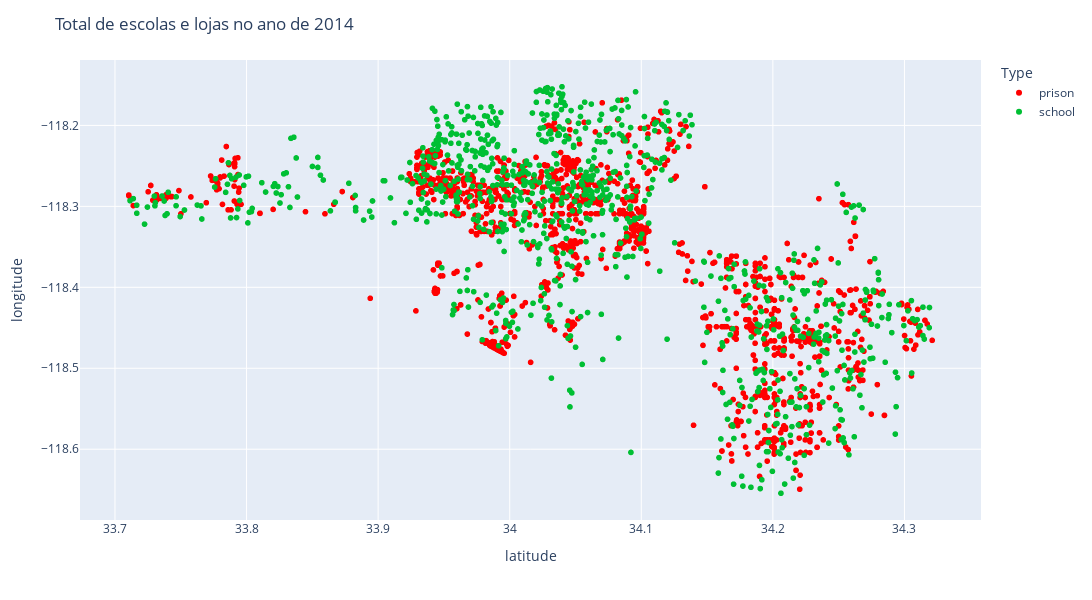
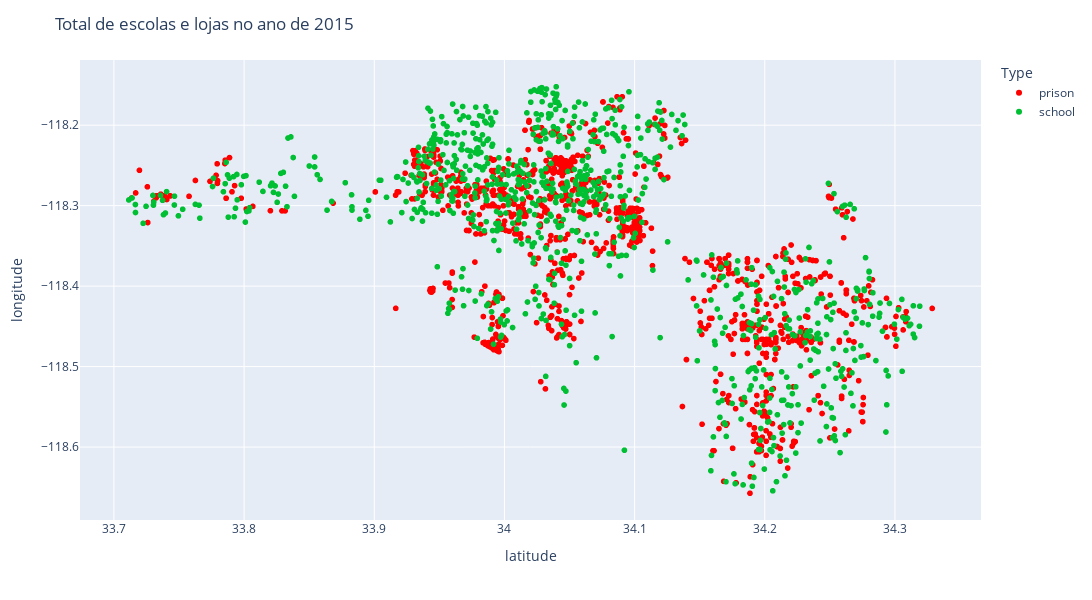
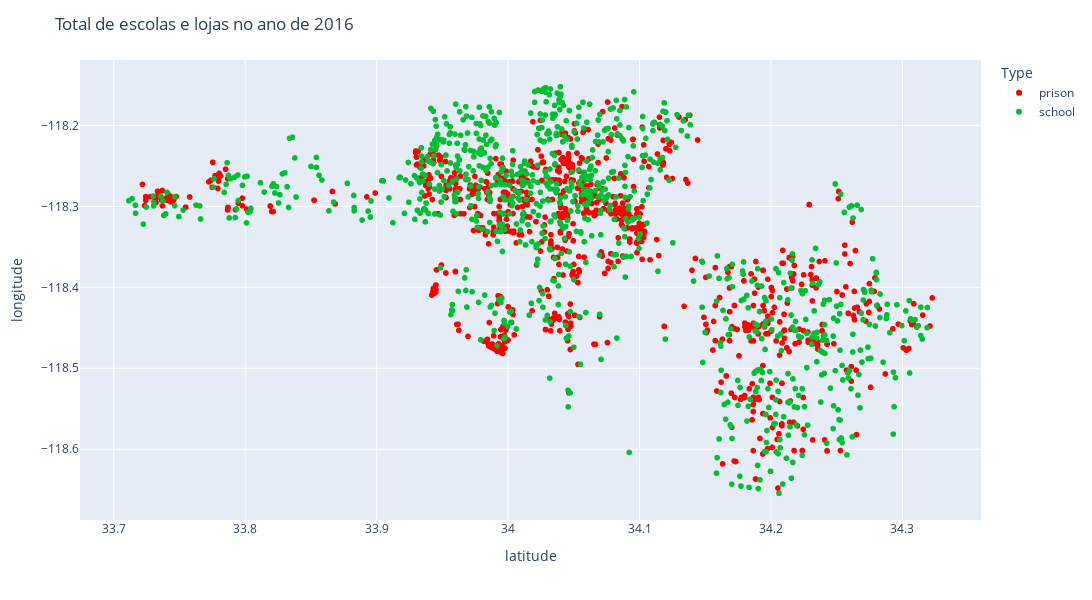

Here is the notebook cell these charts were saved with, in order:
### Code cell
for year in sorted(df_prisoes['Year'].unique()):
    display(grafico_prisoes_escolas(str(year)))

### Figure 1 — Plotly figure (JSON) as saved in the notebook; plotly's stock layout.template omitted (floating-point values rounded to 4 significant figures; data arrays with more than 128 entries replaced by an {"elided": "..."} marker saying what was removed)
{"data": [{"hovertemplate": "Type=prison<br>latitude=%{x}<br>longitude=%{y}<extra></extra>", "legendgroup": "prison", "marker": {"color": "#F00", "symbol": "circle"}, "mode": "markers", "name": "prison", "showlegend": true, "type": "scattergl", "x": {"elided": "1705 float values"}, "xaxis": "x", "y": {"elided": "1705 float values"}, "yaxis": "y"}, {"hovertemplate": "Type=school<br>latitude=%{x}<br>longitude=%{y}<extra></extra>", "legendgroup": "school", "marker": {"color": "#00bf33", "symbol": "circle"}, "mode": "markers", "name": "school", "showlegend": true, "type": "scattergl", "x": {"elided": "914 float values"}, "xaxis": "x", "y": {"elided": "914 float values"}, "yaxis": "y"}], "layout": {"autosize": false, "height": 600, "legend": {"title": {"text": "Type"}, "tracegroupgap": 0}, "margin": {"t": 60}, "title": {"text": "<span>Total de escolas e lojas no ano de 2014</span>"}, "width": 1200, "xaxis": {"anchor": "y", "domain": [0, 1], "title": {"text": "latitude"}}, "yaxis": {"anchor": "x", "domain": [0, 1], "title": {"text": "longitude"}}}}

### Figure 2 — Plotly figure (JSON) as saved in the notebook; plotly's stock layout.template omitted (floating-point values rounded to 4 significant figures; data arrays with more than 128 entries replaced by an {"elided": "..."} marker saying what was removed)
{"data": [{"hovertemplate": "Type=prison<br>latitude=%{x}<br>longitude=%{y}<extra></extra>", "legendgroup": "prison", "marker": {"color": "#F00", "symbol": "circle"}, "mode": "markers", "name": "prison", "showlegend": true, "type": "scattergl", "x": {"elided": "1535 float values"}, "xaxis": "x", "y": {"elided": "1535 float values"}, "yaxis": "y"}, {"hovertemplate": "Type=school<br>latitude=%{x}<br>longitude=%{y}<extra></extra>", "legendgroup": "school", "marker": {"color": "#00bf33", "symbol": "circle"}, "mode": "markers", "name": "school", "showlegend": true, "type": "scattergl", "x": {"elided": "914 float values"}, "xaxis": "x", "y": {"elided": "914 float values"}, "yaxis": "y"}], "layout": {"autosize": false, "height": 600, "legend": {"title": {"text": "Type"}, "tracegroupgap": 0}, "margin": {"t": 60}, "title": {"text": "<span>Total de escolas e lojas no ano de 2015</span>"}, "width": 1200, "xaxis": {"anchor": "y", "domain": [0, 1], "title": {"text": "latitude"}}, "yaxis": {"anchor": "x", "domain": [0, 1], "title": {"text": "longitude"}}}}

### Figure 3 — Plotly figure (JSON) as saved in the notebook; plotly's stock layout.template omitted (floating-point values rounded to 4 significant figures; data arrays with more than 128 entries replaced by an {"elided": "..."} marker saying what was removed)
{"data": [{"hovertemplate": "Type=prison<br>latitude=%{x}<br>longitude=%{y}<extra></extra>", "legendgroup": "prison", "marker": {"color": "#F00", "symbol": "circle"}, "mode": "markers", "name": "prison", "showlegend": true, "type": "scattergl", "x": {"elided": "1386 float values"}, "xaxis": "x", "y": {"elided": "1386 float values"}, "yaxis": "y"}, {"hovertemplate": "Type=school<br>latitude=%{x}<br>longitude=%{y}<extra></extra>", "legendgroup": "school", "marker": {"color": "#00bf33", "symbol": "circle"}, "mode": "markers", "name": "school", "showlegend": true, "type": "scattergl", "x": {"elided": "914 float values"}, "xaxis": "x", "y": {"elided": "914 float values"}, "yaxis": "y"}], "layout": {"autosize": false, "height": 600, "legend": {"title": {"text": "Type"}, "tracegroupgap": 0}, "margin": {"t": 60}, "title": {"text": "<span>Total de escolas e lojas no ano de 2016</span>"}, "width": 1200, "xaxis": {"anchor": "y", "domain": [0, 1], "title": {"text": "latitude"}}, "yaxis": {"anchor": "x", "domain": [0, 1], "title": {"text": "longitude"}}}}
